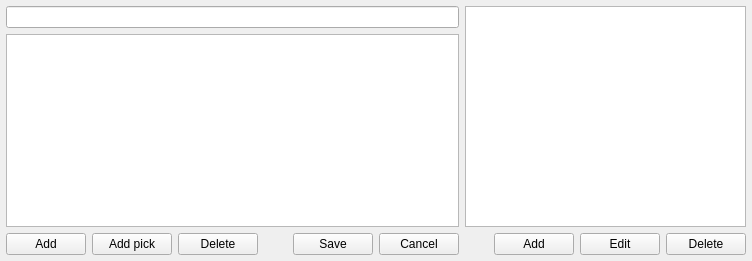
<?xml version="1.0" encoding="UTF-8"?>
<ui version="4.0">
 <class>UserPicsWidget</class>
 <widget class="QWidget" name="UserPicsWidget">
  <property name="geometry">
   <rect>
    <x>0</x>
    <y>0</y>
    <width>752</width>
    <height>261</height>
   </rect>
  </property>
  <property name="windowTitle">
   <string>User pics</string>
  </property>
  <layout class="QGridLayout" name="gridLayout" columnstretch="0,0">
   <property name="margin">
    <number>6</number>
   </property>
   <item row="0" column="0">
    <widget class="QFrame" name="editFrame">
     <property name="frameShape">
      <enum>QFrame::NoFrame</enum>
     </property>
     <property name="frameShadow">
      <enum>QFrame::Raised</enum>
     </property>
     <layout class="QVBoxLayout" name="verticalLayout" stretch="0,1,0">
      <property name="spacing">
       <number>6</number>
      </property>
      <property name="margin">
       <number>0</number>
      </property>
      <item>
       <widget class="QLineEdit" name="lineEditName"/>
      </item>
      <item>
       <widget class="QTableView" name="tableViewPoints">
        <property name="selectionBehavior">
         <enum>QAbstractItemView::SelectRows</enum>
        </property>
       </widget>
      </item>
      <item>
       <layout class="QHBoxLayout" name="horizontalLayout">
        <item>
         <widget class="QPushButton" name="pushButtonAddPoint">
          <property name="text">
           <string>Add</string>
          </property>
         </widget>
        </item>
        <item>
         <widget class="QPushButton" name="pushButtonAddPointPick">
          <property name="text">
           <string>Add pick</string>
          </property>
         </widget>
        </item>
        <item>
         <widget class="QPushButton" name="pushButtonDeletePoint">
          <property name="text">
           <string>Delete</string>
          </property>
         </widget>
        </item>
        <item>
         <spacer name="horizontalSpacer">
          <property name="orientation">
           <enum>Qt::Horizontal</enum>
          </property>
          <property name="sizeHint" stdset="0">
           <size>
            <width>40</width>
            <height>20</height>
           </size>
          </property>
         </spacer>
        </item>
        <item>
         <widget class="QPushButton" name="pushButtonSave">
          <property name="text">
           <string>Save</string>
          </property>
         </widget>
        </item>
        <item>
         <widget class="QPushButton" name="pushButtonCancel">
          <property name="text">
           <string>Cancel</string>
          </property>
         </widget>
        </item>
       </layout>
      </item>
     </layout>
    </widget>
   </item>
   <item row="0" column="1">
    <layout class="QVBoxLayout" name="verticalLayout_2" stretch="1,0">
     <item>
      <widget class="QTableView" name="tableViewPics">
       <property name="editTriggers">
        <set>QAbstractItemView::NoEditTriggers</set>
       </property>
       <property name="selectionBehavior">
        <enum>QAbstractItemView::SelectRows</enum>
       </property>
      </widget>
     </item>
     <item>
      <layout class="QHBoxLayout" name="horizontalLayout_2">
       <item>
        <spacer name="horizontalSpacer_2">
         <property name="orientation">
          <enum>Qt::Horizontal</enum>
         </property>
         <property name="sizeHint" stdset="0">
          <size>
           <width>40</width>
           <height>20</height>
          </size>
         </property>
        </spacer>
       </item>
       <item>
        <widget class="QPushButton" name="pushButtonAdd">
         <property name="text">
          <string>Add</string>
         </property>
        </widget>
       </item>
       <item>
        <widget class="QPushButton" name="pushButtonEdit">
         <property name="text">
          <string>Edit</string>
         </property>
        </widget>
       </item>
       <item>
        <widget class="QPushButton" name="pushButtonDelete">
         <property name="text">
          <string>Delete</string>
         </property>
        </widget>
       </item>
      </layout>
     </item>
    </layout>
   </item>
  </layout>
 </widget>
 <tabstops>
  <tabstop>tableViewPics</tabstop>
  <tabstop>pushButtonAdd</tabstop>
  <tabstop>pushButtonEdit</tabstop>
  <tabstop>pushButtonDelete</tabstop>
  <tabstop>lineEditName</tabstop>
  <tabstop>tableViewPoints</tabstop>
  <tabstop>pushButtonAddPoint</tabstop>
  <tabstop>pushButtonAddPointPick</tabstop>
  <tabstop>pushButtonDeletePoint</tabstop>
  <tabstop>pushButtonSave</tabstop>
  <tabstop>pushButtonCancel</tabstop>
 </tabstops>
 <resources/>
 <connections/>
</ui>
